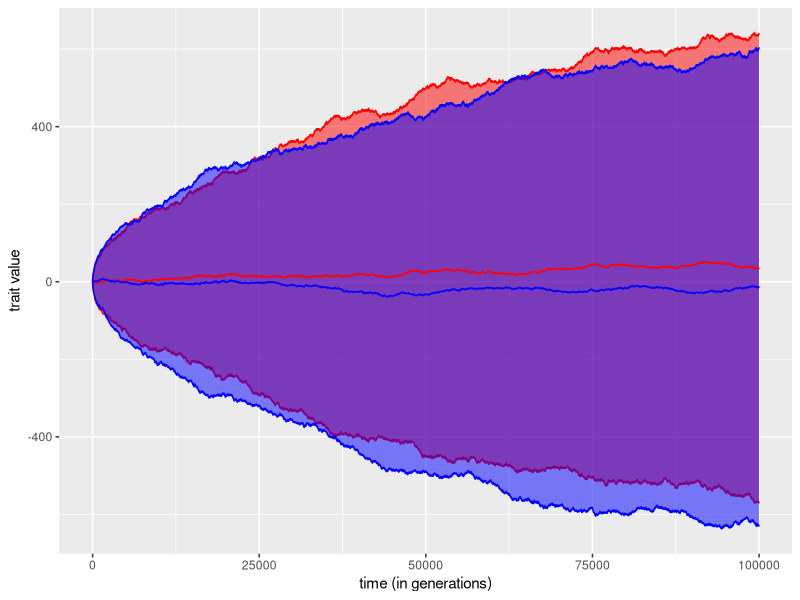
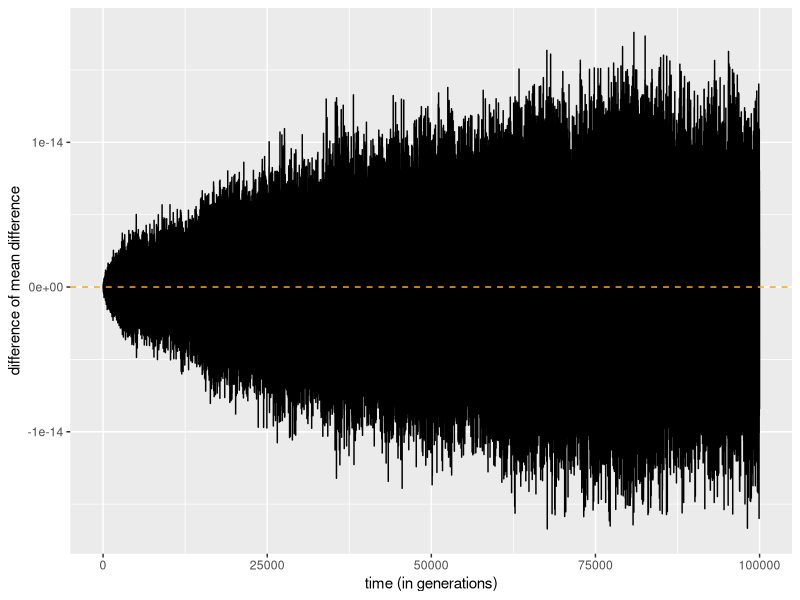
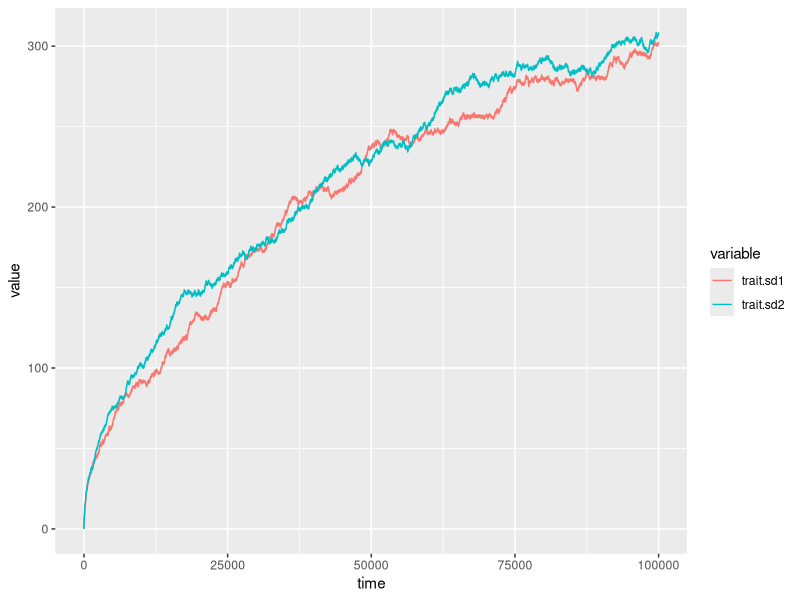

Recreate these plots in R, in order. (Note: a time limit stopped this script after it produced the figures.)
#!/usr/bin/Rscript

##################### Trait evolution plots ############################

### For practice -- simulated browninan motion trait data

### WHEN USING REAL DATA BE SURE TO CHANGE NAMES AND TIME VALUES TO APPROPRIATE NUMBER OF GENERATIONS ###

#install.packages("ape")
library(ape)

### make data

time_steps = 100000
X.b = replicate(100, cumsum(c(0, rnorm(time_steps - 1))))

### change to data frame
### did not use "rownames(m2) <- rownames(m2, do.NULL = FALSE, prefix = "Obs.")" example because didn't work for colnames
### used instead string_concatenate

library(stringr)

df <- as.data.frame(X.b)
colnames(df) <- str_c("ind.",1:100)       

### calculate summary data

trait.mean1 <- apply(df, 1, mean)
trait.sd1 <- apply(df, 1, sd) 

time <- 1:100000

#install.packages("ggplot2")
library(ggplot2)
#install.packages("reshape2")
library(reshape2)
#library(plyr)

##################### GENERATE DATA SET 2 ##############################

time_steps = 100000
X2 = replicate(100, cumsum(c(0, rnorm(time_steps - 1))))
d2 <- as.data.frame(X2)
colnames(d2) <- str_c("ind.",1:100)

trait.mean2 <- apply(d2, 1, mean)
trait.sd2 <- apply(d2, 1, sd)

####################### RIBBON PLOTS OF TWO DATASETS ####################

bind <- cbind(time, trait.mean1, trait.mean2) 
comp <- as.data.frame(bind)

ggplot(data=comp, aes(time)) + geom_ribbon(aes(ymin=trait.mean1-2*trait.sd1, ymax=trait.mean1+2*trait.sd1), color="#FF0000", fill="#FF0000", alpha = 0.5) + geom_ribbon(aes(ymin=trait.mean2-2*trait.sd2, ymax=trait.mean2+2*trait.sd2), color="#0000FF", fill="#0000FF", alpha = 0.5) + geom_line(aes(y=trait.mean1), color="#FF0000") + geom_line(aes(y=trait.mean2), color="#0000FF") + scale_x_continuous("time (in generations)") + scale_y_continuous("trait value")

#################### CALCULATE DIFF FROM MEAN #########################

### full set of differences (for future multiple t-tests)

diff2 <- d2-trait.mean2
diff1 <- df-trait.mean1

################## GRAPH MEAN CHANGE IN DIFF V. TIME ##################

diff.mean1 <- apply(diff1, 1, mean)
diff.mean2 <- apply(diff2, 1, mean)
diff.mean.change <- diff.mean1-diff.mean2
dmc.g <- cbind(time, diff.mean.change)

dmc.df <- as.data.frame(dmc.g)

ggplot(data=dmc.df, aes(x=time, y=diff.mean.change)) + geom_line() + geom_hline(yintercept=0, color="orange", linetype=2) + scale_x_continuous("time (in generations)") + scale_y_continuous("difference of mean difference")

################## GRAPH BOTH SDS V. TIME #############################

sds <- cbind(time, trait.sd1, trait.sd2)
sd.compare <- melt(as.data.frame(sds), id.vars="time")

ggplot(data=sd.compare, aes(x=time, y=value, color=variable)) + geom_line()

################# CALCULATE P-VALUES OVER ALL GENERATIONS #############

pval <- matrix(data = NA, nrow = 100000, ncol = 1)

for (i in 1:100000){
	temp <- t.test(diff1[i,], diff2[i,])
	pval[i] <- temp$p.value
}

pval[1] <- 1       # replace NA b/c couldn't perform T-test on exact same distributions
pval <- as.vector(pval)        # change matrix to vector

################# GRAPH CORRECTED CHANGE IN SD V. TIME with P-VALUE LEGEND ###############

sd.diff <- trait.sd2 - trait.sd1
trait.comb <- cbind(trait.sd1, trait.sd2)
mean.traits <- apply(trait.comb, 1, mean)
sd.corrected <- sd.diff/mean.traits
sd.corrected[1] <- 0      # replace NA b/c can't divide by 0
sd.diff.graph <- cbind(time, sd.corrected, pval)

sd.diff.df <- as.data.frame(sd.diff.graph)

ggplot(data=sd.diff.df, aes(x=time, y=sd.corrected, color="pval")) + geom_line() + geom_hline(yintercept=0, color="orange", linetype=2) + scale_x_continuous("time (in generations)") + scale_y_continuous("corrected change in sd")
